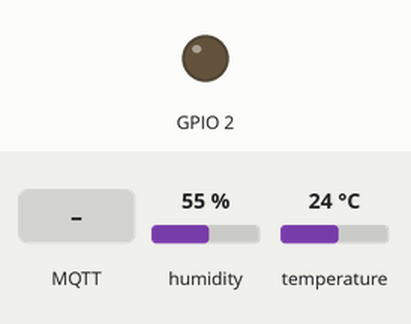
Simulated run of this sketch. Board: ESP8266 (NodeMCU). Shown: output pins drawn as LEDs (lit = HIGH). Inputs (shaded band) come from the test bench; at power-on: humidity 55 %, temperature 24 °C. WiFi joins after 1.5 s; servers stay silent unless stated; random numbers use the default seed unless the sketch sets one; no MQTT or app messages arrive unless stated; what the sketch prints to the serial monitor is not drawn.

Above: at 2.7 s.
2.8 s: MQTT message "1" arrives on the first subscribed topic
At 4.8 s:
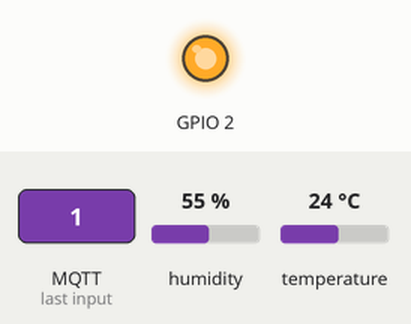
Timing chart, 0 to 6.3 s (numbered marks = the images above; inputs shaded):
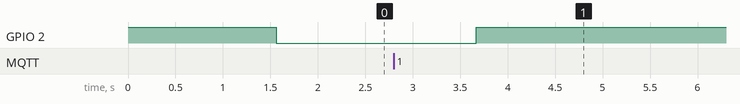

The sketch:

read_dht.ino
```cpp
#include <ESP8266WiFi.h>
#include <PubSubClient.h>
#include <Wire.h>
#include "DHT.h"

//#define DHTTYPE DHT11
#define DHTTYPE DHT22

uint8_t DHTPin = 4; // GPIO Number
DHT dht(DHTPin, DHTTYPE);

float temperature;
float humidity;

// WiFi
const char *ssid = "xxxx"; // Enter your WiFi name
const char *password = "xxxx";  // Enter WiFi password

// MQTT Broker
const char *mqtt_server = "192.168.1.226";
const char *mqtt_username = "mqttclient";
const char *mqtt_password = "mqttclient";

WiFiClient espClient;
PubSubClient client(espClient);

#define MSG_BUFFER_SIZE  (50)
char msg[MSG_BUFFER_SIZE];

void setup_wifi() {
  delay(10);
  // start by connecting to a WiFi network
  Serial.println();
  Serial.print("Connecting to ");
  Serial.println(ssid);

  WiFi.mode(WIFI_STA);
  WiFi.begin(ssid, password);

  while (WiFi.status() != WL_CONNECTED) {
    delay(500);
    Serial.print(".");
  }

  randomSeed(micros());

  Serial.println("");
  Serial.println("WiFi connected");
  Serial.print("IP address: ");
  Serial.println(WiFi.localIP());
}

void callback(char* topic, byte* payload, unsigned int length) {
  Serial.print("Message arrived [");
  Serial.print(topic);
  Serial.print("] ");
  for (int i = 0; i < length; i++) {
    Serial.print((char)payload[i]);
  }
  Serial.println();

  // Switch on the LED if an 1 was received as first character
  if ((char)payload[0] == '1') {
    // digitalWrite(BUILTIN_LED, LOW);   // Turn the LED on (Note that LOW is the voltage level
    // but actually the LED is on; this is because
    // it is active low on the ESP-01)
  } else {
    // digitalWrite(BUILTIN_LED, HIGH);  // Turn the LED off by making the voltage HIGH
  }
}

void reconnect() {
  // Loop until we're reconnected
  while (!client.connected()) {
    Serial.print("Attempting MQTT connection...");
    // Create a random client ID
    String clientId = "ESP8266Client-";
    clientId += String(random(0xffff), HEX);
    client.setKeepAlive(350);
    // Attempt to connect
    if (client.connect(clientId.c_str(), mqtt_username, mqtt_password)) {
      Serial.println("connected");
      client.subscribe("anyTopic");
      digitalWrite(BUILTIN_LED, LOW); // on
      delay(2000);
      digitalWrite(BUILTIN_LED, HIGH); // off
    } else {
      Serial.print("failed, rc=");
      Serial.print(client.state());
      Serial.println(" try again in 5 seconds");
      // Wait 5 seconds before retrying
      delay(5000);
    }
  }
}

void setup() {
  pinMode(BUILTIN_LED, OUTPUT); // Initialize the BUILTIN_LED pin as an output
  pinMode(DHTPin, INPUT);
  Serial.begin(115200);
  digitalWrite(BUILTIN_LED, HIGH); // off led
  dht.begin();
  setup_wifi();
  client.setServer(mqtt_server, 1883);
  client.setCallback(callback);
}

void loop() {
  if (!client.connected()) {
    reconnect();
  }
  client.loop();

  humidity = dht.readHumidity();
  temperature = dht.readTemperature();

  // Check if any reads failed and exit early (to try again).
  if (isnan(humidity) || isnan(temperature)) {
    Serial.println("Failed to read from DHT sensor!");
    return;
  }

  snprintf (msg, MSG_BUFFER_SIZE, "{\"temperature\":%0.1f,\"humidity\":%0.1f}", temperature, humidity);
  Serial.print("Publish message: ");
  Serial.println(msg);
  client.publish("bedroom/env_sensor", msg, true);

  digitalWrite(BUILTIN_LED, LOW); // on led
  delay(100); // blink led
  digitalWrite(BUILTIN_LED, HIGH); // off led
  delay(300000);  // 300 seconds, 5 mins
}
```
